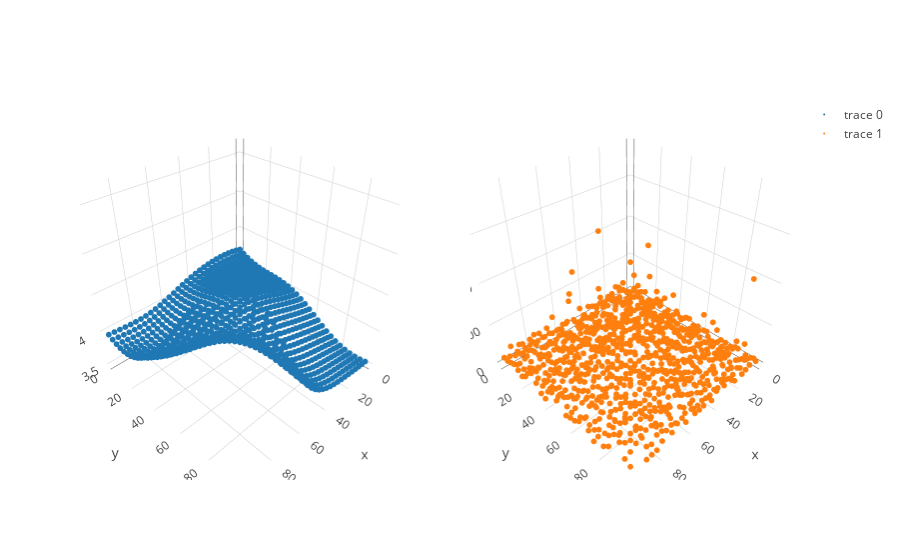

The notebook cell saved with this chart:
### Code cell
X = sim.sim_X_equispaced(D = 2, N_dim = 30, lower=0, upper=100)
f = sim.sim_f(X, k=GPy.kern.RBF(2, variance=1.0, lengthscale=40.), mu = 4.)
y = sim.poisson_draw(f, 1.0)

trace_func = go.Scatter3d(x = X[:,0], y = X[:,1], z=f, mode = 'markers', marker=dict(size = 2,))
trace_draws = go.Scatter3d(x = X[:,0], y = X[:,1], z=y, mode = 'markers', marker=dict(size = 2,))
fig = tools.make_subplots(rows=1, cols=2, specs=[[{'is_3d': True}, {'is_3d': True}]])
fig.append_trace(trace_func, 1, 1)
fig.append_trace(trace_draws, 1, 2)
iplot(fig)

### Figure 1 — Plotly figure (JSON) as saved in the notebook; plotly's stock layout.template omitted (floating-point values rounded to 4 significant figures; data arrays with more than 128 entries replaced by an {"elided": "..."} marker saying what was removed)
{"data": [{"marker": {"size": 2}, "mode": "markers", "scene": "scene1", "type": "scatter3d", "x": {"elided": "900 float values"}, "y": {"elided": "900 float values"}, "z": {"elided": "900 float values"}}, {"marker": {"size": 2}, "mode": "markers", "scene": "scene2", "type": "scatter3d", "x": {"elided": "900 float values"}, "y": {"elided": "900 float values"}, "z": {"elided": "900 int values"}}], "layout": {"scene1": {"domain": {"x": [0, 0.45], "y": [0, 1]}}, "scene2": {"domain": {"x": [0.55, 1], "y": [0, 1]}}}}
